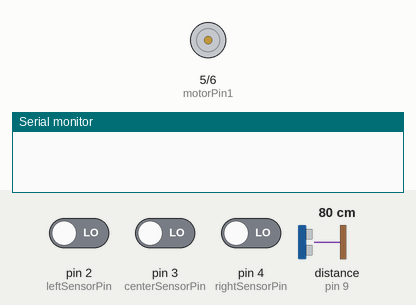
Simulated run of this sketch. Board: Arduino Uno, built with avr-gcc and run on an emulated ATmega328P. On the bench: motor-driver pin pairs drawn as motors (green arrow = first pin HIGH = forward, orange = second pin HIGH = backward, longer = more drive, scaled by the enable pin), the last lines printed to the serial monitor. Wiring (inferred from the names in the program): ultrasonic range finder: trigger pin 7; echo pin 9. The inputs (shaded band) are chosen by the test bench; at power-on: pin 2 (leftSensorPin) LOW, pin 4 (rightSensorPin) LOW, distance to the obstacle (sensor on pin 9) 80 cm, pin 3 (centerSensorPin) LOW. The echo pulse lasts 58.3 µs per cm.

Above: at 1.2 s.
1.3 s: pin 2 (leftSensorPin) driven HIGH
At 2.1 s:
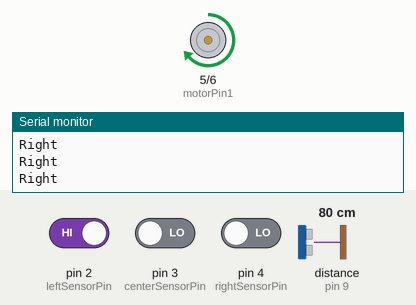
2.8 s: pin 4 (rightSensorPin) driven HIGH
At 3.6 s:
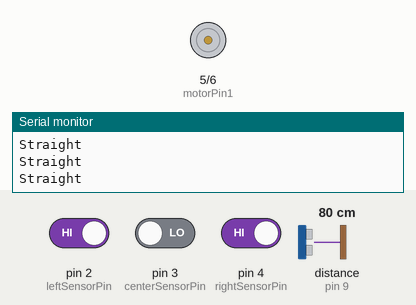
4.3 s: pin 2 (leftSensorPin) driven LOW
At 5.5 s:
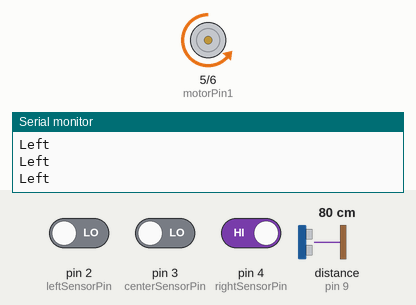
5.8 s: distance to the obstacle (sensor on pin 9) set to 24 cm
7.3 s: distance to the obstacle (sensor on pin 9) set to 19 cm
At 7.6 s:
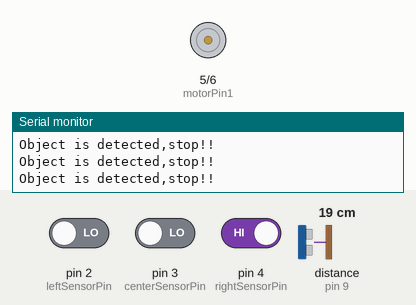
9.2 s: distance to the obstacle (sensor on pin 9) set to 35 cm
At 9.8 s:
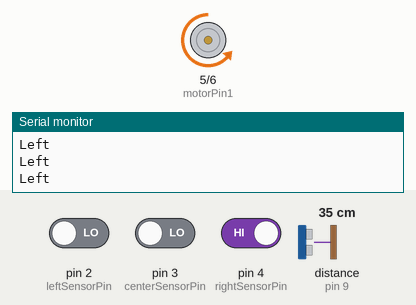
Timing chart, 0 to 11.7 s (numbered marks = the images above; inputs shaded):
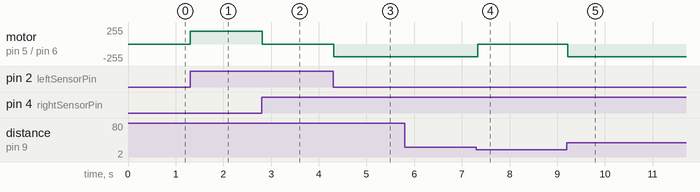

The sketch:

LinePilot.ino
```cpp
const int leftSensorPin = 2;
const int centerSensorPin = 3;
const int rightSensorPin = 4;
const int motorPin1 = 5;//to digital pin 5
const int motorPin2 = 6;//to digital pin 6
const int trigPin = 7;
const int echoPin = 9;
const int enpin = 11; //both ena and enb pin to digital pin 11
long distance;
long duration;
void setup() {
  Serial.begin(9600);
  pinMode(enpin,OUTPUT);
  pinMode(leftSensorPin, INPUT);
  pinMode(centerSensorPin, INPUT);
  pinMode(rightSensorPin, INPUT);
   pinMode(trigPin, OUTPUT);
  pinMode(echoPin, INPUT);
  pinMode(motorPin1 , OUTPUT);
  pinMode(motorPin2 , OUTPUT);

}
void loop() {
  analogWrite(enpin,190);
  int leftSensorValue = digitalRead(leftSensorPin);
  int centerSensorValue = digitalRead(centerSensorPin);
  int rightSensorValue = digitalRead(rightSensorPin);
  int isLeft = leftSensorValue;
  int isRight = rightSensorValue;
  int iscenter = centerSensorValue;
digitalWrite(trigPin, LOW);
  delayMicroseconds(2);
  digitalWrite(trigPin, HIGH);
  delayMicroseconds(10);
  digitalWrite(trigPin, LOW);


 duration = pulseIn(echoPin , HIGH);
 distance = duration*0.0322 /2;

 if(distance<20){
 Serial.println("Object is detected,stop!!");
  digitalWrite(motorPin1,LOW);
  digitalWrite(motorPin2,LOW);
 }
 else{
  if ((isLeft==0 && iscenter==0 && isRight==1)||(isLeft==0 && iscenter==1 && isRight==1)) {
     Serial.println("Left");
    digitalWrite(motorPin1,0);
     digitalWrite(motorPin2,1);
  }

  else if ((isLeft==1 && iscenter==0 && isRight==0)||(isLeft==1 && iscenter==1 && isRight==0)) {

Serial.println("Right");
  digitalWrite(motorPin1,1);
     digitalWrite(motorPin2,0);

  }

      else if((isLeft==1 && iscenter==0 && isRight==1)){
    Serial.println("Straight");
    digitalWrite(motorPin1,1);
     digitalWrite(motorPin2,1);

  }
 }
}
```

Measured:
- the behaviour switches between 22 and 21 cm on distance to the obstacle (sensor on pin 9) (found by bisection; images 3 and 4)
- after the input at 1.3 s, motor on pin 5 (motorPin1) / pin 6 (motorPin2): stopped → forward 190/255 at once
- after the input at 2.8 s, motor on pin 5 (motorPin1) / pin 6 (motorPin2): forward 190/255 → stopped at once
- after the input at 4.3 s, motor on pin 5 (motorPin1) / pin 6 (motorPin2): stopped → backward 190/255 at once
- after the input at 7.3 s, motor on pin 5 (motorPin1) / pin 6 (motorPin2): backward 190/255 → stopped at once
- after the input at 9.2 s, motor on pin 5 (motorPin1) / pin 6 (motorPin2): stopped → backward 190/255 at once
